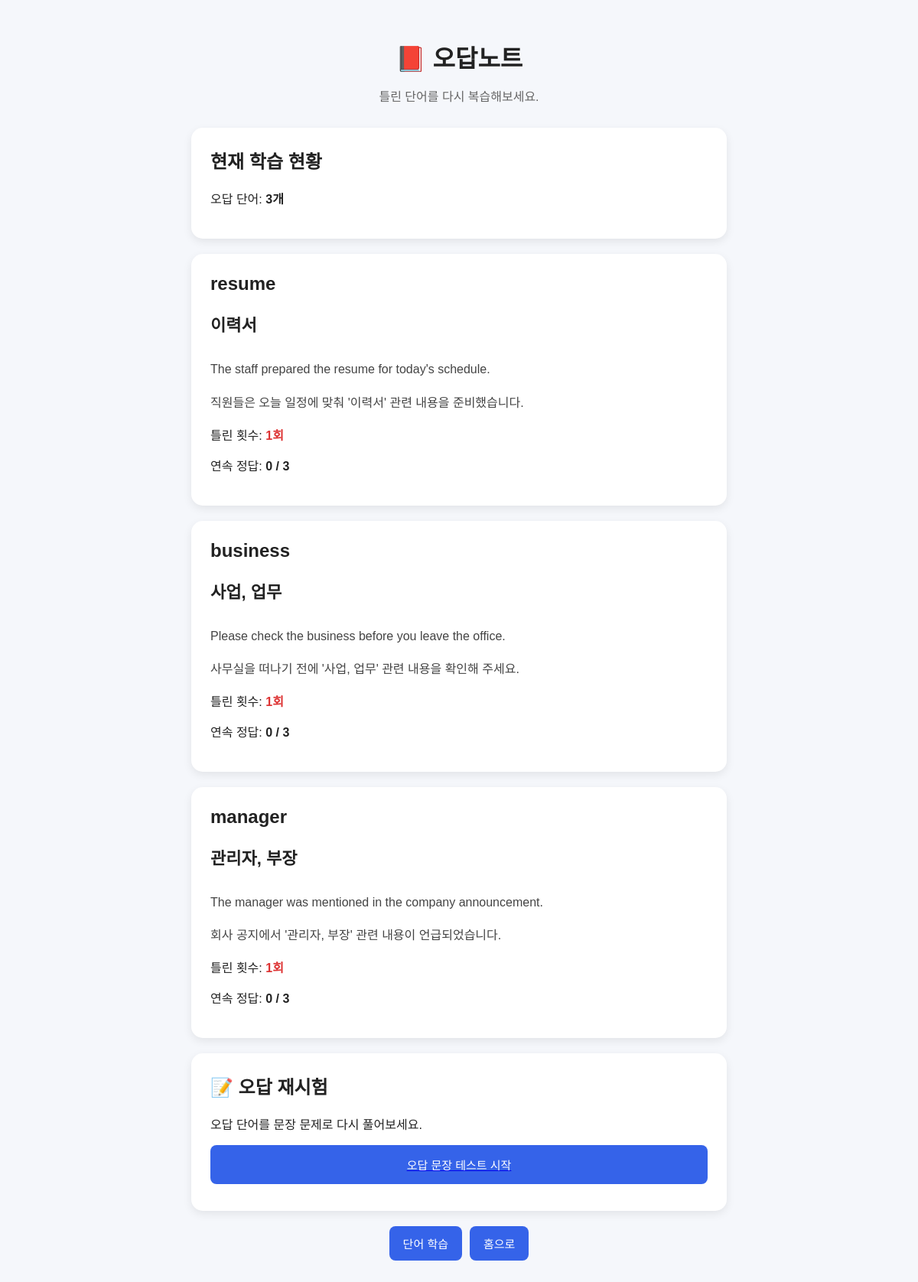
The app's page /wrong-note with its own data.
### models.py (models this page shows)
class Word(Base):
    __tablename__ = "words"
    id = Column(Integer, primary_key=True, index=True)
    word = Column(String(100), nullable=False)
    meaning = Column(String(200), nullable=False)
    level = Column(String(20), nullable=False)
    example_sentence = Column(Text, nullable=False)
    example_translation = Column(Text, nullable=False)

### main.py (the view)
@app.get("/wrong-note")
def wrong_note(request: Request):
    db = SessionLocal()
    wrong_records = (
        db.query(models.WrongWord)
        .filter(
            models.WrongWord.status == "learning"
        )
        .all()
    )
    wrong_words = []
    for record in wrong_records:
        word = (
            db.query(models.Word)
            .filter(
                models.Word.id == record.word_id
            )
            .first()
        )
        if word:
            wrong_words.append(
                {
                    "word_id": word.id,
                    "word": word.word,
                    "meaning": word.meaning,
                    "example_sentence": word.example_sentence,
                    "example_translation": word.example_translation,
                    "wrong_count": record.wrong_count,
                    "correct_streak": record.correct_streak
                }
            )
    db.close()
    return templates.TemplateResponse(
        request=request,
        name="wrong_note.html",
        context={
            "wrong_words": wrong_words
        }
    )

### templates/wrong_note.html (shortened to what this page needs)
<!DOCTYPE html>
<html lang="ko">
<head>
    <link
        rel="stylesheet"
        href="/static/css/style.css"
    >
</head>
<body>
<div class="container">
    <h1>📕 오답노트</h1>
    <p class="subtitle">
        틀린 단어를 다시 복습해보세요.
    </p>
    <div class="card">
        <h2>현재 학습 현황</h2>
        <p>
            오답 단어:
            <strong>{{ wrong_words | length }}개</strong>
        </p>
    </div>
    {% if wrong_words %}
        {% for item in wrong_words %}
            <div class="card">
                <h2>
                    {{ item.word }}
                </h2>
                <p class="meaning">
                    {{ item.meaning }}
                </p>
                <div class="example">
                    <p>
                        {{ item.example_sentence }}
                    </p>
                    <p>
                        {{ item.example_translation }}
                    </p>
                </div>
                <p>
                    틀린 횟수:
                    <span class="wrong-count">
                        {{ item.wrong_count }}회
                    </span>
                </p>
                <p>
                    연속 정답:
                    <strong>
                        {{ item.correct_streak }} / 3
                    </strong>
                </p>
            </div>
        {% endfor %}
        <div class="card">
            <h2>📝 오답 재시험</h2>
            <p>
                오답 단어를 문장 문제로 다시 풀어보세요.
            </p>
            <a href="/wrong-test">
                <button class="menu-button">
                    오답 문장 테스트 시작
                </button>
            </a>
        </div>
    {% endif %}
    <div class="button-group">
        <a href="/study">
            <button>
                단어 학습
            </button>
        </a>
        <a href="/">
            <button>
                홈으로
            </button>
        </a>
    </div>
</div>
</body>
</html>

### static/css/style.css (style rules this page uses)
* { box-sizing: border-box; }
body { margin: 0; padding: 30px 20px; font-family: Arial, sans-serif; background: #f5f7fb; color: #222; }
.container { max-width: 700px; margin: 0 auto; }
h1 { text-align: center; margin-bottom: 10px; }
.subtitle { text-align: center; color: #666; margin-bottom: 30px; }
.card { background: white; padding: 25px; margin-bottom: 20px; border-radius: 15px; box-shadow: 0 4px 12px rgba(0, 0, 0, 0.08); }
.card h2 { margin-top: 0; }
button { padding: 12px 18px; border: none; border-radius: 8px; background: #3563e9; color: white; font-size: 15px; cursor: pointer; transition: 0.2s; }
.menu-button { display: block; width: 100%; margin-bottom: 10px; padding: 15px; }
.meaning { font-size: 22px; font-weight: bold; }
.example { margin-top: 30px; line-height: 1.7; color: #444; }
.button-group { display: flex; gap: 10px; justify-content: center; margin-top: 20px; }
.wrong-count { color: #d33; font-weight: bold; }

### records on screen
Word: word "resume", meaning "이력서", example_sentence "The staff prepared the resume for today's schedule.", example_translation "직원들은 오늘 일정에 맞춰 '이력서' 관련 내용을 준비했습니다.", wrong_count "1", correct_streak "0"
Word: word "business", meaning "사업, 업무", example_sentence "Please check the business before you leave the office.", example_translation "사무실을 떠나기 전에 '사업, 업무' 관련 내용을 확인해 주세요.", wrong_count "1", correct_streak "0"
Word: word "manager", meaning "관리자, 부장", example_sentence "The manager was mentioned in the company announcement.", example_translation "회사 공지에서 '관리자, 부장' 관련 내용이 언급되었습니다.", wrong_count "1", correct_streak "0"

### other values on screen
{{ wrong_words | length }} "3"
